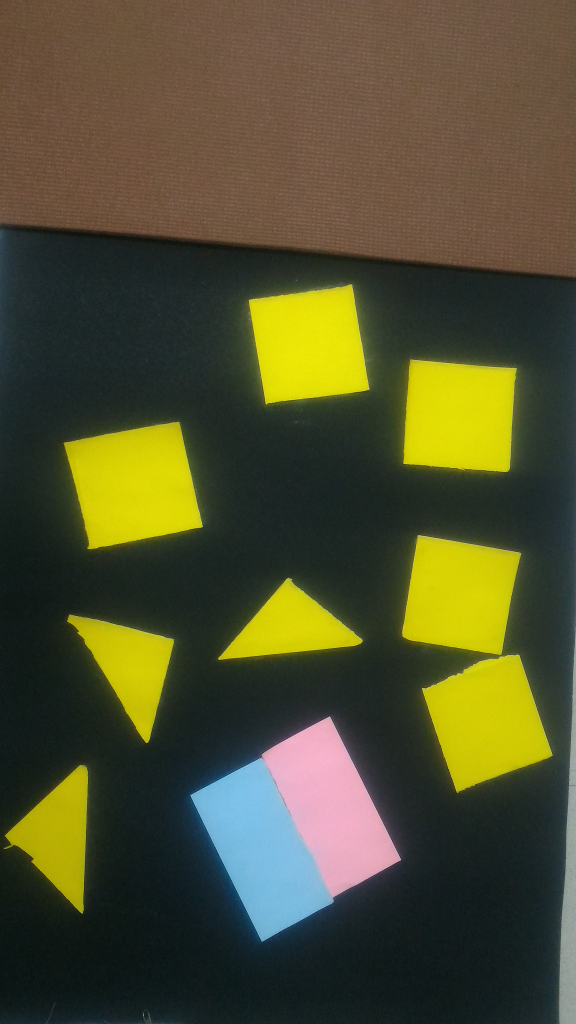
//> input picture P_20161228_221056_SRES.jpg, 2304 x 4096 px (shown at 1/4 size)
$ ./triangledetect ../P_20161228_221056_SRES.jpg   (built with g++ and OpenCV 4)
//> lines starting //> are read from the running program, lines starting //| are printed output that depends on the picture; after the words box and inside, x2 and y2 are one past the last pixel; in counts of white or black regions, pixels touching at a corner belong together
#include "opencv2/highgui/highgui.hpp"
#include "opencv2/imgproc/imgproc.hpp"
#include <iostream>
#include <stdio.h>
#include <stdlib.h>

using namespace cv;
using namespace std;

void drawStuff();
void drawAllTriangles(Mat&, const vector< vector<Point> >&);

Mat img_rgb,img_gray,canny_output,drawing;

int thresh = 100;
int max_thresh = 255;

int main( int argc, char** argv )
{
    //img_rgb  = imread("shapes3.png");
    img_rgb=imread(argv[1]);
//> img_rgb is the input picture: 4096 rows x 2304 cols, CV_8UC3; mean B, G, R 47.7, 80, 81.2

    cvtColor(img_rgb,img_gray,CV_RGB2GRAY);
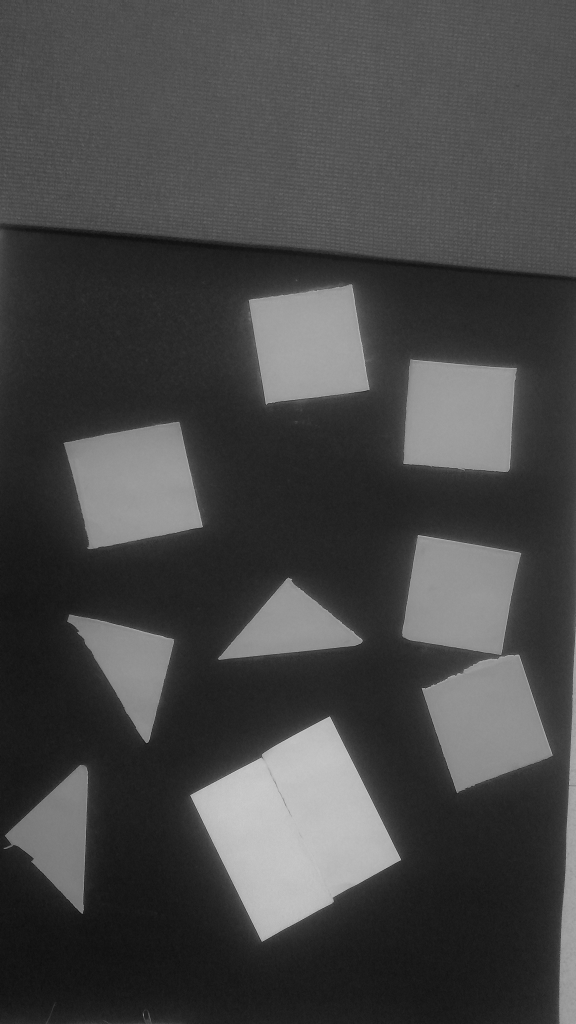
//> img_gray: 4096 rows x 2304 cols, CV_8UC1 (shown at 1/4 size); min 1, max 224, mean 70.5
    imshow("InputImage",img_rgb);
    drawStuff();
    waitKey(0);
}

void drawStuff()
{
    vector<vector<Point> > contours;
    vector<Vec4i> hierarchy;
    Mat resize_img_gray(img_rgb.rows/7,img_rgb.cols/7,CV_8UC3);
    Mat resize_canny_output(img_rgb.rows/7,img_rgb.cols/7,CV_8UC3);

    Canny( img_gray, canny_output, thresh, thresh*2, 3 );
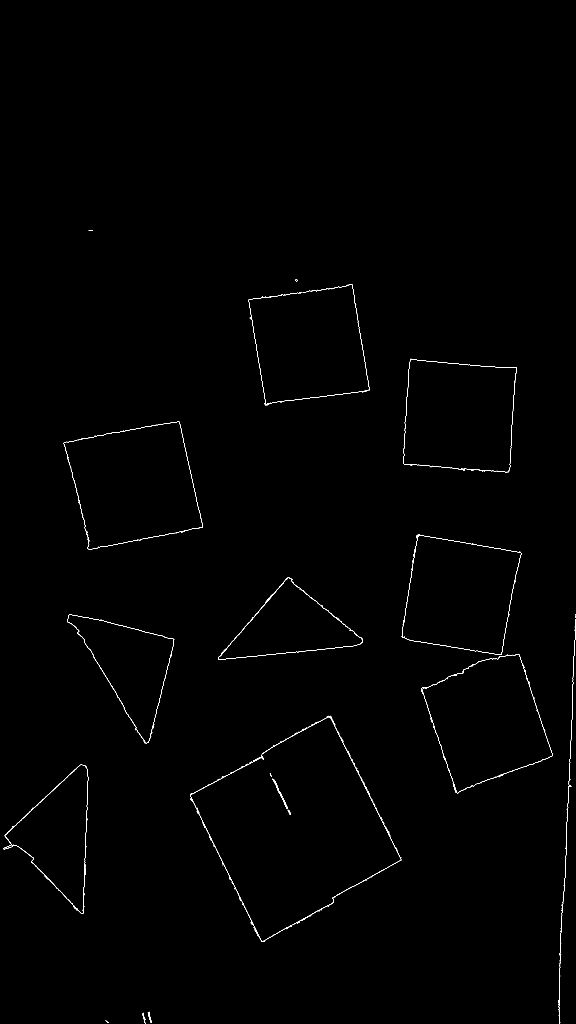
//> canny_output: 4096 rows x 2304 cols, CV_8UC1 (shown at 1/4 size); 0.23% white in thin lines or dots, all inside (x1, y1, x2, y2) = (14, 920, 2304, 4096)
    imshow("Canny",canny_output);
    findContours( canny_output, contours, hierarchy, CV_RETR_TREE, CV_CHAIN_APPROX_SIMPLE, Point(0, 0) );
//> contours = 211 contours, 188 with area under 20; largest, box (x1, y1, x2, y2) and area: (760, 2865, 1605, 3768) 417316, (760, 2865, 1605, 3768) 416446, (1608, 2139, 2085, 2620) 171908, (1608, 2139, 2085, 2620) 171826, (872, 2310, 1452, 2640) 90718
    drawing = Mat::zeros( canny_output.size(), CV_8UC3 );

    drawAllTriangles(drawing,contours);
    imshow("Triangles",drawing);
}

void drawAllTriangles(Mat& img, const vector< vector<Point> >& contours)
{
    vector<Point> approxTriangle;
    for(size_t i = 0; i < contours.size(); i++){
        approxPolyDP(contours[i], approxTriangle, arcLength(Mat(contours[i]), true)*0.05, true);
        if(approxTriangle.size() == 3){
            drawContours(img, contours, i, Scalar(0, 255, 255), CV_FILLED); // fill GREEN
            vector<Point>::iterator vertex;
            for(vertex = approxTriangle.begin(); vertex != approxTriangle.end(); ++vertex){
                circle(img, *vertex, 3, Scalar(0, 0, 255), 1);
            }
        }
    }
//> this loop made 211 passes
//> approxTriangle on passes 1, 2, 4: 3 Points (x, y): [421, 4083], [434, 4091], [425, 4083], 2 Points (x, y): [572, 4053], [582, 4093], 2 Points (x, y): [591, 4050], [602, 4090]
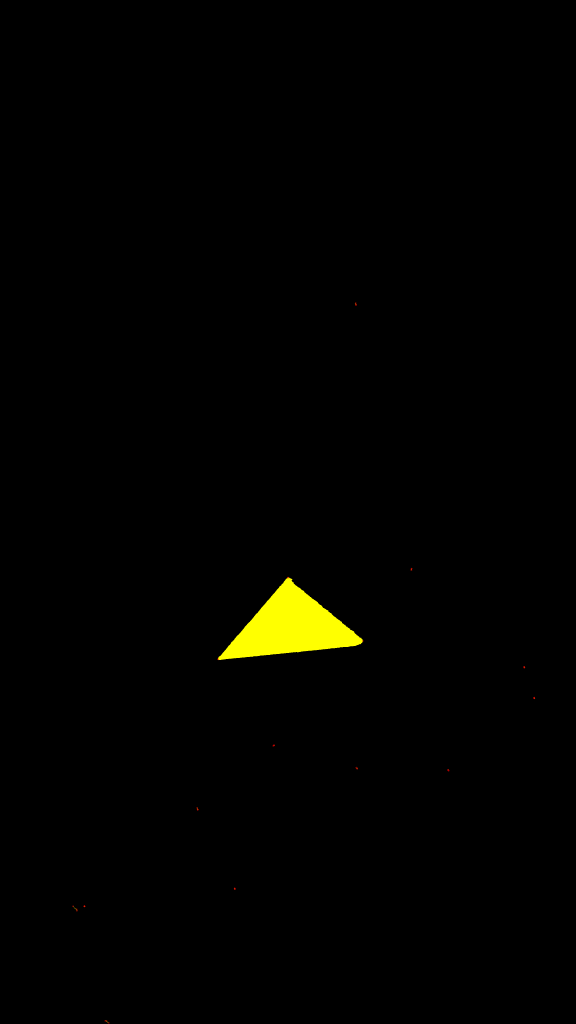
//> img: 4096 rows x 2304 cols, CV_8UC3 (shown at 1/4 size); mean B, G, R 0, 2.5, 2.5
//> after the loop, approxTriangle = 2 Points (x, y): [355, 920], [371, 921]
}
